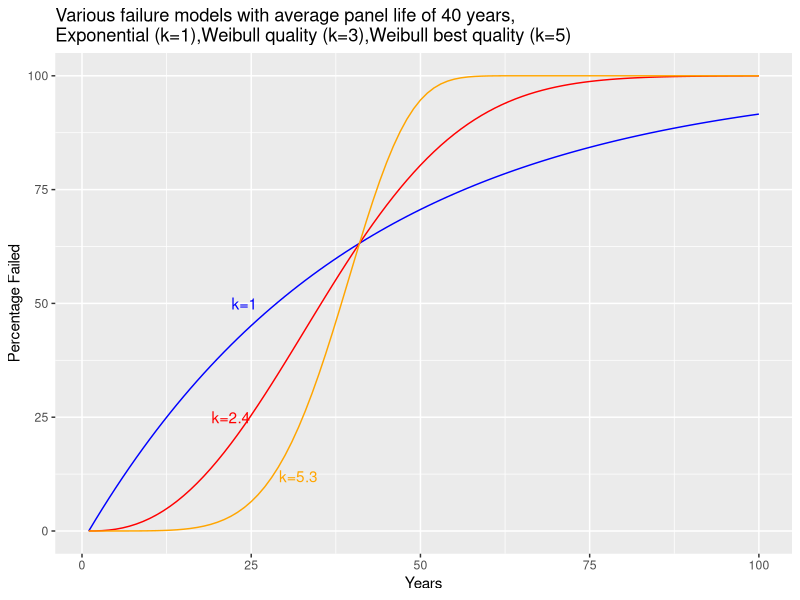

The R source for this figure:
## ---- chunk 1
knitr::opts_chunk$set(echo = TRUE)
library(tidyverse)
## ---- chunk 2
df<-tribble(
  ~panels, ~year,
  5, "2000",
  9, "2001",
  20, "2002",
  35, "2003",
  40, "2004",
  56, "2005",
  59, "2006",
  69, "2007",
)
## ---- chunk 3
makeWeibullFail<-function(mtbf,k) {
  lambda<-1/mtbf
  function(n,p) {
    (1-exp(-(lambda*(n-1))^k))*p
  }
}
makeFail<-function(mtbf) {
  lambda<-1/mtbf
  function(n,p) {
    (1-exp(-lambda*(n-1)))*p
  }
}
#----------------------------------------------------------------------------------
# we make two functions, the normal exponential failure and the weibull failure
# with a parameter of 5.  
#----------------------------------------------------------------------------------
failFun<-makeFail(5)
failWeibullFun<-makeWeibullFail(5,5)
nyears<-length(df$panels)
failed<-rep(0,nyears)
wfailed<-rep(0,nyears)
print(nyears)
df <- df %>% mutate(produced=panels-lag(panels))
df$produced[1]=df$panels[1]
for(i in 1:nyears) {
    if (i<nyears) {
      for(n in (i+1):nyears) {
        failed[n]<-failed[n]+failFun(n,df$produced[i])
        wfailed[n]<-wfailed[n]+failWeibullFun(n,df$produced[i])
        cat(paste0("i,n,panels[i],failed[n]:",i,",",n,",P=",df$produced[i],",F=",failed[n],",WF=",wfailed[n],"\n"))
      }
    }
}
## ---- chunk 4
nyears<-100
failFun<-makeFail(40)
failFun<-makeWeibullFail(40,1)
failWeibull5Fun<-makeWeibullFail(40,5.3)
failWeibull3Fun<-makeWeibullFail(40,2.4)
failed<-rep(0,nyears)
w5failed<-rep(0,nyears)
w3failed<-rep(0,nyears)
df<-tibble(
  panels=c(100,rep(0,nyears-1)),
  produced=c(100,rep(0,nyears-1))
)
for(i in 1:nyears) {
    if (i<nyears) {
      for(n in (i+1):nyears) {
        failed[n]<-failed[n]+failFun(n,df$produced[i])
        w5failed[n]<-w5failed[n]+failWeibull5Fun(n,df$produced[i])
        w3failed[n]<-w3failed[n]+failWeibull3Fun(n,df$produced[i])
        #cat(paste0("i,n,panels[i],failed[n]:",i,",",n,",P=",df$produced[i],",F=",failed[n],",WF=",wfailed[n],"\n"))
      }
    }
}
dfout<-tibble(
  expfail=failed,
  w5fail=w5failed,
  w3fail=w3failed,
  x=seq(1,100)
)
dfout %>% ggplot()+
  geom_line(aes(x=x,y=expfail),color="blue") +
  geom_line(aes(x=x,y=w3fail),color="red")+
  geom_line(aes(x=x,y=w5fail),color="orange")+
  annotate('text',x=24,y=50,label="k=1",color="blue")+
  annotate('text',x=22,y=25,label="k=2.4",color="red")+
  annotate('text',x=32,y=12,label="k=5.3",color="orange")+
  labs(x="Years",y="Percentage Failed",title="Various failure models with average panel life of 40 years,
Exponential (k=1),Weibull quality (k=3),Weibull best quality (k=5)")
## ---- chunk 5
dfgw<-read_csv("GWByCountry.csv") %>% mutate(Country=str_replace(Country,"Total ",""))
countries<-dfgw$Country %>% unique
